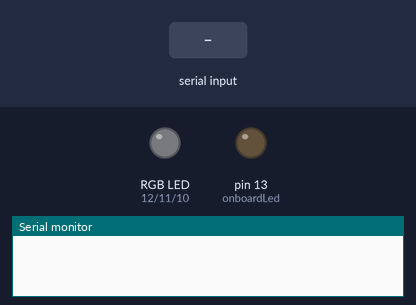
The sketch below on a simulated Arduino Uno, built with avr-gcc and run on an emulated ATmega328P. On the bench: an RGB LED mixed from three pins (HIGH = lit), output pins drawn as LEDs (lit = HIGH), the last lines printed to the serial monitor. The test bench sets the inputs (shaded band). Dim RGB values are drawn brighter than linear; random numbers use the default seed unless the sketch sets one.

Above: at 2.0 s.
2.1 s: "g90\n" received over Serial
At 4.2 s:
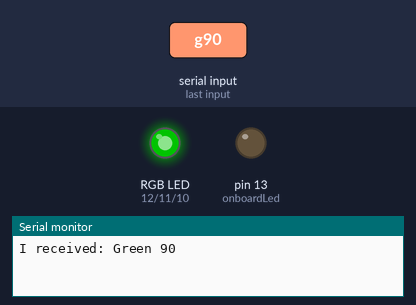
5.0 s: "b90\n" received over the second serial link
At 7.5 s:
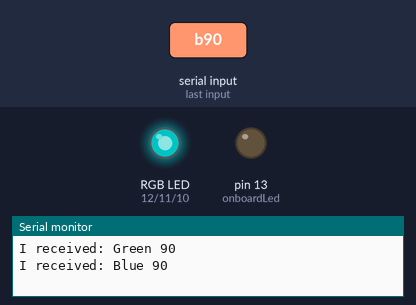
7.9 s: "#" received over Serial
At 9.8 s:
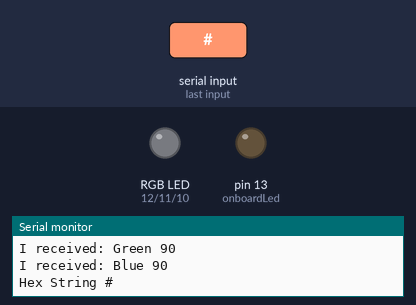
10.8 s: "b90\n" received over Serial
At 13.2 s:
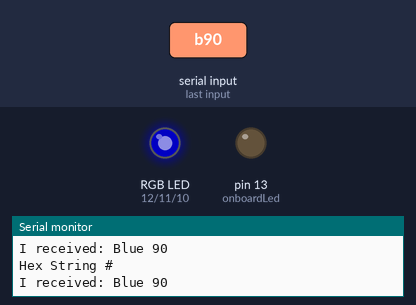
13.7 s: "g90\n" received over the second serial link
At 16.3 s:
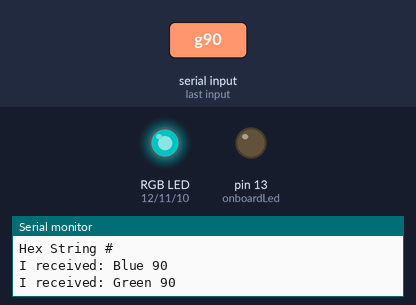
16.6 s: "g,45\n" received over the second serial link
At 18.8 s:
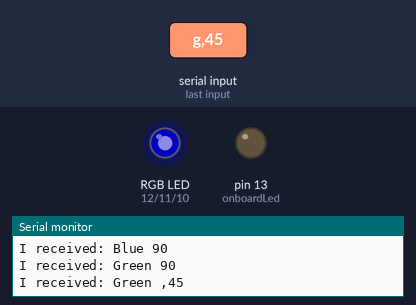
Timing chart, 0 to 20.1 s (numbered marks = the images above; inputs shaded):
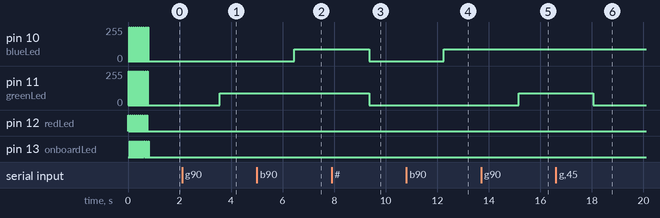

Measured:
- after the input at 2.1 s, pin 11 (greenLed): 0/255 → 90/255 after 1.5 s
- after the input at 5.0 s, pin 10 (blueLed): 0/255 → 90/255 after 1.5 s
- after the input at 7.9 s, pin 10 (blueLed), pin 11 (greenLed): 90/255 → 0/255 after 1.5 s
- after the input at 10.8 s, pin 10 (blueLed): 0/255 → 90/255 after 1.5 s
- after the input at 13.7 s, pin 11 (greenLed): 0/255 → 90/255 after 1.5 s
- after the input at 16.6 s, pin 11 (greenLed): 90/255 → 0/255 after 1.5 s

The sketch:

NotifierArduino.ino
```cpp
#include <SoftwareSerial.h>
#include <stdlib.h>

#define bluetooth_rx 3
#define bluetooth_tx 2

#define onboardLed 13
#define redLed 12
#define greenLed 11
#define blueLed 10

#define lightSensor 0

#define mainLoopDelay 5

#define commandLedDelay 5000
#define lightDelay 250
#define lightDivider 3

int redA;
int greenA;
int blueA;

int nextRed;
int nextGreen;
int nextBlue;

boolean shouldBlink;

long time;
int light = 0;

SoftwareSerial btSerial(bluetooth_rx, bluetooth_tx);

void setup() {
    Serial.begin(9600);
    btSerial.begin(9600);

    pinMode(onboardLed, OUTPUT);
    pinMode(redLed, OUTPUT);
    pinMode(greenLed, OUTPUT);
    pinMode(blueLed, OUTPUT);

    for (int i = 0; i < 10; i++){
      check(redLed);
      check(greenLed);
      check(blueLed);
      check(onboardLed);
    }
}

void check(int color) {
    digitalWrite(color, HIGH);
    delay(20);
    digitalWrite(color, LOW);
}

void loop() {
  if (Serial.available() > 0)
    checkSerial();
  if (btSerial.available() > 0)
    checkBluetooth();
  delay(mainLoopDelay);
  if (shouldBlink){
    checkBlink();
  } else {
    changeColors();
  }
}

void checkSerial(){
  int incomingByte = Serial.read();
  String value = Serial.readString();
  checkData(incomingByte, value);
}

void checkBluetooth(){
  int incomingByte = btSerial.read();
  String value = btSerial.readString();
  checkData(incomingByte, value);
}

void checkData(int incomingByte, String value) {
    switch (incomingByte){
      case 'r':
        print("Red", value);
        nextRed = value.toInt();
      break;
      case 'g':
        print("Green", value);
        nextGreen = value.toInt();
      break;
      case 'b':
        print("Blue", value);
        nextBlue = value.toInt();
      break;
      case 'c':
        Serial.print("Hex '#");
        Serial.print(toHex(nextRed));
        Serial.print(toHex(nextGreen));
        Serial.print(toHex(nextBlue));
        Serial.println("'");
      break;
      case '.':
        colorCommand(value);
        break;
      case '!':
        Serial.print("Send AT command '");
        Serial.print(value);
        Serial.println("'");
        btSerial.print(value);
        Serial.print("->");
        Serial.println(btSerial.readString());
      break;
      case '#':
        Serial.print("Hex String #");
        Serial.println(value);
        nextRed = strtoul(value.substring(0,2).c_str(), 0, 16);
        nextGreen = strtoul(value.substring(2,4).c_str(), 0, 16);
        nextBlue = strtoul(value.substring(4,6).c_str(), 0, 16);
      break;
      default:
        Serial.print("I received: (");
        Serial.print(incomingByte);
        Serial.print(") ");
        Serial.print((char)incomingByte);
        Serial.print(" ");
        Serial.println(value);
  }
}

String toHex(int value){
  return leadingZero(String(value, HEX), 2);
}

String leadingZero(String string, int count){
  while (string.length() < count)
    string = "0" + string;
  return string;
}

void checkBlink(){
    analogWrite(redLed, random(0,255));
    analogWrite(greenLed, random(0,255));
    analogWrite(blueLed, random(0,255));
    delay(20);
}

void colorCommand(String command){
  switch (command.charAt(0)){
    case 'b':
      redA = 0;
      blueA = 0;
      greenA = 0;
      digitalWrite(redLed, LOW);
      digitalWrite(greenLed, LOW);
      digitalWrite(blueLed, LOW);
      delay(100);
      shouldBlink = !shouldBlink;
    break;
  }
}

void print(String color, String value) {
    Serial.print("I received: ");
    Serial.print(color);
    Serial.print(' ');
    Serial.println(value);
}

void changeColors() {
    redA = updateColor(nextRed, redA, redLed);
    greenA = updateColor(nextGreen, greenA, greenLed);
    blueA = updateColor(nextBlue, blueA, blueLed);
}

int updateColor(int nextColor, int actualColor, int ledPin) {
    if (nextColor > actualColor)
        actualColor = actualColor + 1;
    else if (nextColor < actualColor)
        actualColor = actualColor - 1;
    analogWrite(ledPin, actualColor);
    return actualColor;
}
```
